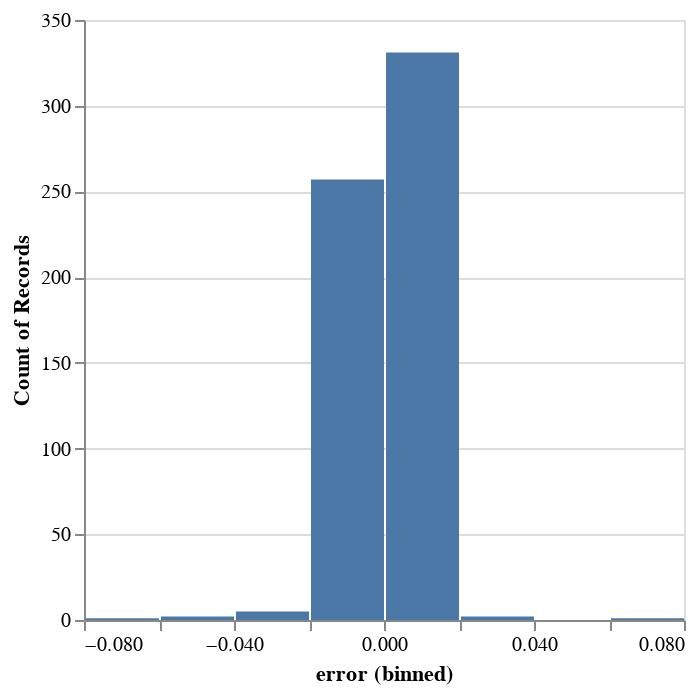

Notebook code for this chart:
### Code cell
# distribution of end-of-season errors
alt.Chart(
    data.with_columns(pred=rf.oob_prediction_).with_columns(
        error=pl.col("pred") - pl.col("0")
    )
).mark_bar().encode(alt.X("error", bin=True), alt.Y("count()"))

### Figure 1 — Vega-Lite specification as saved in the notebook (floating-point values rounded to 4 significant figures; data arrays with more than 128 entries replaced by an {"elided": "..."} marker saying what was removed)
{"config": {"view": {"continuousWidth": 300, "continuousHeight": 300}}, "data": {"name": "data-3ee47b517b2f89a8a831b05c348bb7b9"}, "mark": {"type": "bar"}, "encoding": {"x": {"bin": true, "field": "error", "type": "quantitative"}, "y": {"aggregate": "count", "type": "quantitative"}}, "$schema": "https://vega.github.io/schema/vega-lite/v5.20.1.json", "datasets": {"data-3ee47b517b2f89a8a831b05c348bb7b9": {"elided": "599 records"}}}
